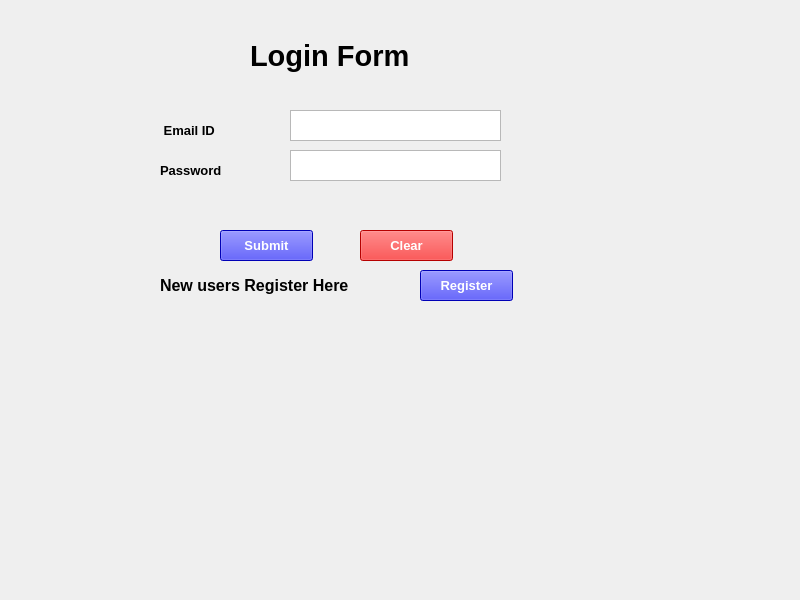
<?xml version="1.0" encoding="UTF-8"?>
<ui version="4.0">
 <class>MainWindow</class>
 <widget class="QMainWindow" name="MainWindow">
  <property name="geometry">
   <rect>
    <x>0</x>
    <y>0</y>
    <width>800</width>
    <height>600</height>
   </rect>
  </property>
  <property name="windowTitle">
   <string>MainWindow</string>
  </property>
  <widget class="QWidget" name="centralwidget">
   <widget class="QLabel" name="Name">
    <property name="geometry">
     <rect>
      <x>160</x>
      <y>120</y>
      <width>81</width>
      <height>21</height>
     </rect>
    </property>
    <property name="font">
     <font>
      <pointsize>10</pointsize>
      <weight>75</weight>
      <bold>true</bold>
     </font>
    </property>
    <property name="text">
     <string> Email ID</string>
    </property>
   </widget>
   <widget class="QLabel" name="label">
    <property name="geometry">
     <rect>
      <x>160</x>
      <y>160</y>
      <width>91</width>
      <height>21</height>
     </rect>
    </property>
    <property name="font">
     <font>
      <pointsize>10</pointsize>
      <weight>75</weight>
      <bold>true</bold>
     </font>
    </property>
    <property name="text">
     <string>Password</string>
    </property>
   </widget>
   <widget class="QPushButton" name="pushButton">
    <property name="geometry">
     <rect>
      <x>220</x>
      <y>230</y>
      <width>93</width>
      <height>31</height>
     </rect>
    </property>
    <property name="font">
     <font>
      <pointsize>10</pointsize>
      <weight>75</weight>
      <bold>true</bold>
     </font>
    </property>
    <property name="styleSheet">
     <string notr="true">background-color: rgb(0, 0, 255);
border-color: rgb(0, 0, 0);

color: rgb(255, 255, 255);</string>
    </property>
    <property name="text">
     <string>Submit</string>
    </property>
   </widget>
   <widget class="QPushButton" name="pushButton_2">
    <property name="geometry">
     <rect>
      <x>360</x>
      <y>230</y>
      <width>93</width>
      <height>31</height>
     </rect>
    </property>
    <property name="font">
     <font>
      <pointsize>10</pointsize>
      <weight>75</weight>
      <bold>true</bold>
     </font>
    </property>
    <property name="styleSheet">
     <string notr="true">background-color: rgb(255, 0, 0);
color: rgb(255, 255, 255);
border-color: rgb(0, 0, 0);</string>
    </property>
    <property name="text">
     <string>Clear</string>
    </property>
   </widget>
   <widget class="QTextEdit" name="textEdit">
    <property name="geometry">
     <rect>
      <x>290</x>
      <y>150</y>
      <width>211</width>
      <height>31</height>
     </rect>
    </property>
   </widget>
   <widget class="QPlainTextEdit" name="plainTextEdit">
    <property name="geometry">
     <rect>
      <x>290</x>
      <y>110</y>
      <width>211</width>
      <height>31</height>
     </rect>
    </property>
   </widget>
   <widget class="QLabel" name="label_2">
    <property name="geometry">
     <rect>
      <x>250</x>
      <y>35</y>
      <width>231</width>
      <height>41</height>
     </rect>
    </property>
    <property name="font">
     <font>
      <pointsize>22</pointsize>
      <weight>75</weight>
      <bold>true</bold>
     </font>
    </property>
    <property name="text">
     <string>Login Form</string>
    </property>
   </widget>
   <widget class="QLabel" name="label_4">
    <property name="geometry">
     <rect>
      <x>160</x>
      <y>270</y>
      <width>251</width>
      <height>31</height>
     </rect>
    </property>
    <property name="font">
     <font>
      <pointsize>12</pointsize>
      <weight>75</weight>
      <bold>true</bold>
     </font>
    </property>
    <property name="text">
     <string>New users Register Here</string>
    </property>
   </widget>
   <widget class="QPushButton" name="pushButton_3">
    <property name="geometry">
     <rect>
      <x>420</x>
      <y>270</y>
      <width>93</width>
      <height>31</height>
     </rect>
    </property>
    <property name="font">
     <font>
      <pointsize>10</pointsize>
      <weight>75</weight>
      <bold>true</bold>
     </font>
    </property>
    <property name="styleSheet">
     <string notr="true">background-color: rgb(0, 0, 255);
border-color: rgb(0, 0, 0);

color: rgb(255, 255, 255);</string>
    </property>
    <property name="text">
     <string>Register</string>
    </property>
   </widget>
  </widget>
 </widget>
 <resources/>
 <connections/>
</ui>
